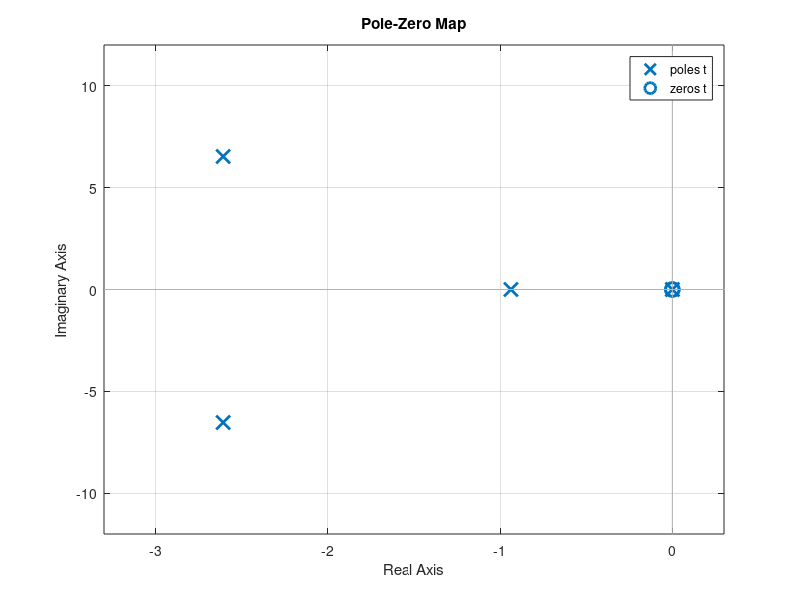
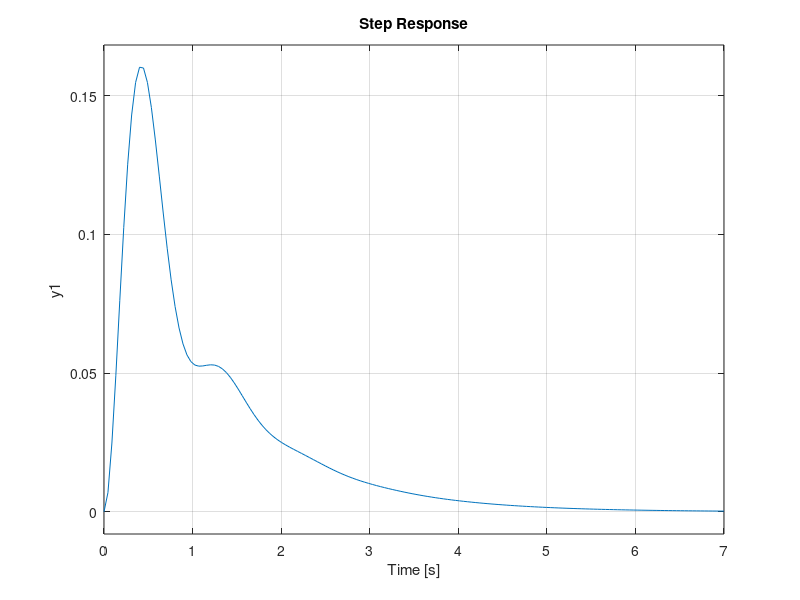

These charts were generated, in order, by the following MATLAB code:
% @file cse499_proj.m
% @author Andrew Woska, Daniel Maas, Imani Muhammed-Graham
% @date 2022-03-14
% for CSE 499 - Embedded Controls
% Description
%   This file is used to calculate and test the PID controller
%   for a self-balancing robot

clc
clear
close all


M = 0.2;
m = 0.1;
b = 0.1;
I = 0.006;
g = 9.8;
l = 0.2;
q = (M+m)*(I+m*l^2)-(m*l)^2;

num = [m*l/q, 0];
denom = [ 1, b*(I+m*l^2)/q, -(M+m)*m*g*l/q, -b*m*g*l/q ];

% s = .001; % sample timing
% PID values
Kp = 10;
Ki = 7;
Kd = .75;
% controller
sys = tf(num,denom)
c = pid(Kp,Ki,Kd)
t = feedback(sys,c)
% create figures
figure
pzmap(t)
figure
step(t)
